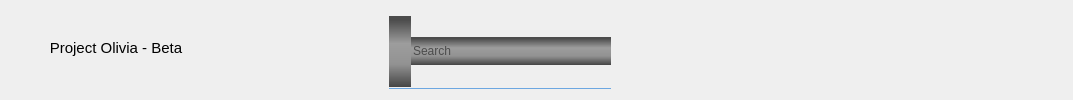
     <widget class="QWidget" name="top_widget" native="true">
      <property name="sizePolicy">
       <sizepolicy hsizetype="Preferred" vsizetype="Maximum">
        <horstretch>0</horstretch>
        <verstretch>0</verstretch>
       </sizepolicy>
      </property>
      <property name="focusPolicy">
       <enum>Qt::ClickFocus</enum>
      </property>
      <property name="styleSheet">
       <string notr="true">QWidget#top_widget{
}</string>
      </property>
      <layout class="QHBoxLayout" name="horizontalLayout_4">
       <property name="topMargin">
        <number>7</number>
       </property>
       <item>
        <widget class="QPushButton" name="menu">
         <property name="styleSheet">
          <string notr="true">border:none;
background-color: transparent;</string>
         </property>
         <property name="text">
          <string/>
         </property>
         <property name="icon">
          <iconset resource="icons.qrc">
           <normaloff>:/icons/close.png</normaloff>:/icons/close.png</iconset>
         </property>
         <property name="iconSize">
          <size>
           <width>28</width>
           <height>28</height>
          </size>
         </property>
        </widget>
       </item>
       <item>
        <widget class="QLabel" name="label_6">
         <property name="styleSheet">
          <string notr="true">background-color: rgba(242, 241, 240,0);
border:none;</string>
         </property>
         <property name="text">
          <string>&lt;!DOCTYPE HTML PUBLIC &quot;-//W3C//DTD HTML 4.0//EN&quot; &quot;http://www.w3.org/TR/REC-html40/strict.dtd&quot;&gt;
&lt;html&gt;&lt;head&gt;&lt;meta name=&quot;qrichtext&quot; content=&quot;1&quot; /&gt;&lt;style type=&quot;text/css&quot;&gt;
p, li { white-space: pre-wrap; }
&lt;/style&gt;&lt;/head&gt;&lt;body style=&quot; font-family:'Sans Serif'; font-size:9pt; font-weight:400; font-style:normal;&quot;&gt;
&lt;p style=&quot; margin-top:12px; margin-bottom:12px; margin-left:0px; margin-right:0px; -qt-block-indent:0; text-indent:0px;&quot;&gt;&lt;span style=&quot; font-family:'Ubuntu'; font-size:11pt;&quot;&gt;Project Olivia - Beta&lt;/span&gt;&lt;/p&gt;&lt;/body&gt;&lt;/html&gt;</string>
         </property>
         <property name="alignment">
          <set>Qt::AlignCenter</set>
         </property>
        </widget>
       </item>
       <item>
        <spacer name="horizontalSpacer_2">
         <property name="orientation">
          <enum>Qt::Horizontal</enum>
         </property>
         <property name="sizeHint" stdset="0">
          <size>
           <width>40</width>
           <height>20</height>
          </size>
         </property>
        </spacer>
       </item>
       <item>
        <spacer name="horizontalSpacer_5">
         <property name="orientation">
          <enum>Qt::Horizontal</enum>
         </property>
         <property name="sizeType">
          <enum>QSizePolicy::Fixed</enum>
         </property>
         <property name="sizeHint" stdset="0">
          <size>
           <width>160</width>
           <height>10</height>
          </size>
         </property>
        </spacer>
       </item>
       <item>
        <widget class="QWidget" name="searchWidget" native="true">
         <property name="styleSheet">
          <string notr="true">border-bottom: 1px solid rgba(42,130,218,169);
 </string>
         </property>
         <layout class="QHBoxLayout" name="horizontalLayout_5">
          <property name="spacing">
           <number>0</number>
          </property>
          <property name="sizeConstraint">
           <enum>QLayout::SetDefaultConstraint</enum>
          </property>
          <property name="leftMargin">
           <number>0</number>
          </property>
          <property name="rightMargin">
           <number>0</number>
          </property>
          <property name="bottomMargin">
           <number>2</number>
          </property>
          <item>
           <widget class="QLabel" name="label_5">
            <property name="sizePolicy">
             <sizepolicy hsizetype="Maximum" vsizetype="Preferred">
              <horstretch>0</horstretch>
              <verstretch>0</verstretch>
             </sizepolicy>
            </property>
            <property name="minimumSize">
             <size>
              <width>22</width>
              <height>28</height>
             </size>
            </property>
            <property name="autoFillBackground">
             <bool>false</bool>
            </property>
            <property name="styleSheet">
             <string notr="true">background-color: qlineargradient(spread:pad, x1:0, y1:0, x2:0, y2:1, stop:0.0555556 rgba(0, 0, 0, 174), stop:0.38764 rgba(0, 1, 1, 88), stop:0.679775 rgba(0, 0, 0, 99), stop:1 rgba(0, 0, 0, 181));
border:none;
border-radius:0px;</string>
            </property>
            <property name="text">
             <string/>
            </property>
            <property name="scaledContents">
             <bool>false</bool>
            </property>
            <property name="alignment">
             <set>Qt::AlignCenter</set>
            </property>
            <property name="wordWrap">
             <bool>false</bool>
            </property>
            <property name="textInteractionFlags">
             <set>Qt::NoTextInteraction</set>
            </property>
           </widget>
          </item>
          <item>
           <widget class="QLineEdit" name="search">
            <property name="sizePolicy">
             <sizepolicy hsizetype="Preferred" vsizetype="Fixed">
              <horstretch>0</horstretch>
              <verstretch>0</verstretch>
             </sizepolicy>
            </property>
            <property name="minimumSize">
             <size>
              <width>200</width>
              <height>28</height>
             </size>
            </property>
            <property name="styleSheet">
             <string notr="true">background-color: qlineargradient(spread:pad, x1:0, y1:0, x2:0, y2:1, stop:0.0555556 rgba(0, 0, 0, 174), stop:0.38764 rgba(0, 1, 1, 88), stop:0.679775 rgba(0, 0, 0, 99), stop:1 rgba(0, 0, 0, 181));
border:none;

border-radius:0px;</string>
            </property>
            <property name="text">
             <string/>
            </property>
            <property name="placeholderText">
             <string>Search</string>
            </property>
           </widget>
          </item>
         </layout>
        </widget>
       </item>
       <item>
        <widget class="QWidget" name="systemTitleBarSpacerWidget" native="true">
         <layout class="QHBoxLayout" name="horizontalLayout_10">
          <property name="spacing">
           <number>0</number>
          </property>
          <property name="leftMargin">
           <number>0</number>
          </property>
          <property name="topMargin">
           <number>0</number>
          </property>
          <property name="rightMargin">
           <number>0</number>
          </property>
          <property name="bottomMargin">
           <number>0</number>
          </property>
          <item>
           <spacer name="horizontalSpacer_6">
            <property name="orientation">
             <enum>Qt::Horizontal</enum>
            </property>
            <property name="sizeType">
             <enum>QSizePolicy::Fixed</enum>
            </property>
            <property name="sizeHint" stdset="0">
             <size>
              <width>75</width>
              <height>0</height>
             </size>
            </property>
           </spacer>
          </item>
         </layout>
        </widget>
       </item>
       <item>
        <spacer name="horizontalSpacer_3">
         <property name="orientation">
          <enum>Qt::Horizontal</enum>
         </property>
         <property name="sizeHint" stdset="0">
          <size>
           <width>40</width>
           <height>20</height>
          </size>
         </property>
        </spacer>
       </item>
       <item>
        <widget class="ScrollText" name="playing">
         <property name="sizePolicy">
          <sizepolicy hsizetype="Preferred" vsizetype="Expanding">
           <horstretch>0</horstretch>
           <verstretch>0</verstretch>
          </sizepolicy>
         </property>
         <property name="minimumSize">
          <size>
           <width>200</width>
           <height>0</height>
          </size>
         </property>
         <property name="font">
          <font>
           <pointsize>14</pointsize>
          </font>
         </property>
         <property name="text">
          <string/>
         </property>
        </widget>
       </item>
       <item>
        <widget class="WaitingSpinnerWidget" name="webview_loader" native="true">
         <property name="sizePolicy">
          <sizepolicy hsizetype="Maximum" vsizetype="Preferred">
           <horstretch>0</horstretch>
           <verstretch>0</verstretch>
          </sizepolicy>
         </property>
         <property name="minimumSize">
          <size>
           <width>18</width>
           <height>18</height>
          </size>
         </property>
        </widget>
       </item>
       <item>
        <widget class="QFrame" name="windowControls">
         <property name="styleSheet">
          <string notr="true">border-radius:0px;</string>
         </property>
         <layout class="QHBoxLayout" name="horizontalLayout_13">
          <property name="spacing">
           <number>0</number>
          </property>
          <property name="leftMargin">
           <number>1</number>
          </property>
          <property name="topMargin">
           <number>1</number>
          </property>
          <property name="rightMargin">
           <number>1</number>
          </property>
          <property name="bottomMargin">
           <number>1</number>
          </property>
          <item>
           <widget class="controlButton" name="fullScreen">
            <property name="sizePolicy">
             <sizepolicy hsizetype="Maximum" vsizetype="Maximum">
              <horstretch>0</horstretch>
              <verstretch>0</verstretch>
             </sizepolicy>
            </property>
            <property name="maximumSize">
             <size>
              <width>20</width>
              <height>20</height>
             </size>
            </property>
            <property name="focusPolicy">
             <enum>Qt::NoFocus</enum>
            </property>
            <property name="toolTip">
             <string>FullScreen</string>
            </property>
            <property name="styleSheet">
             <string notr="true">border:none;
background-color: transparent;</string>
            </property>
            <property name="text">
             <string/>
            </property>
            <property name="icon">
             <iconset resource="icons.qrc">
              <normaloff>:/icons/fullscreen.png</normaloff>:/icons/fullscreen.png</iconset>
            </property>
            <property name="iconSize">
             <size>
              <width>20</width>
              <height>20</height>
             </size>
            </property>
           </widget>
          </item>
          <item>
           <widget class="QWidget" name="windowControls_main" native="true">
            <layout class="QHBoxLayout" name="horizontalLayout_9">
             <property name="spacing">
              <number>0</number>
             </property>
             <property name="leftMargin">
              <number>0</number>
             </property>
             <property name="topMargin">
              <number>0</number>
             </property>
             <property name="rightMargin">
              <number>0</number>
             </property>
             <property name="bottomMargin">
              <number>0</number>
             </property>
             <item>
              <widget class="QPushButton" name="minimize">
               <property name="sizePolicy">
                <sizepolicy hsizetype="Maximum" vsizetype="Maximum">
                 <horstretch>0</horstretch>
                 <verstretch>0</verstretch>
                </sizepolicy>
               </property>
               <property name="maximumSize">
                <size>
                 <width>24</width>
                 <height>24</height>
                </size>
               </property>
               <property name="focusPolicy">
                <enum>Qt::NoFocus</enum>
               </property>
               <property name="toolTip">
                <string>Minimize</string>
               </property>
               <property name="styleSheet">
                <string notr="true">border:none;
background-color: transparent;</string>
               </property>
               <property name="text">
                <string/>
               </property>
               <property name="icon">
                <iconset resource="icons.qrc">
                 <normaloff>:/icons/_minimize.png</normaloff>:/icons/_minimize.png</iconset>
               </property>
               <property name="iconSize">
                <size>
                 <width>16</width>
                 <height>16</height>
                </size>
               </property>
              </widget>
             </item>
             <item>
              <widget class="QPushButton" name="maximize">
               <property name="sizePolicy">
                <sizepolicy hsizetype="Maximum" vsizetype="Maximum">
                 <horstretch>0</horstretch>
                 <verstretch>0</verstretch>
                </sizepolicy>
               </property>
               <property name="maximumSize">
                <size>
                 <width>24</width>
                 <height>24</height>
                </size>
               </property>
               <property name="focusPolicy">
                <enum>Qt::NoFocus</enum>
               </property>
               <property name="toolTip">
                <string>Maximize</string>
               </property>
               <property name="styleSheet">
                <string notr="true">border:none;
background-color: transparent;</string>
               </property>
               <property name="text">
                <string/>
               </property>
               <property name="icon">
                <iconset resource="icons.qrc">
                 <normaloff>:/icons/_maximize.png</normaloff>:/icons/_maximize.png</iconset>
               </property>
               <property name="iconSize">
                <size>
                 <width>16</width>
                 <height>16</height>
                </size>
               </property>
              </widget>
             </item>
             <item>
              <widget class="QPushButton" name="close">
               <property name="sizePolicy">
                <sizepolicy hsizetype="Maximum" vsizetype="Maximum">
                 <horstretch>0</horstretch>
                 <verstretch>0</verstretch>
                </sizepolicy>
               </property>
               <property name="maximumSize">
                <size>
                 <width>24</width>
                 <height>24</height>
                </size>
               </property>
               <property name="focusPolicy">
                <enum>Qt::NoFocus</enum>
               </property>
               <property name="toolTip">
                <string>Close</string>
               </property>
               <property name="styleSheet">
                <string notr="true">border:none;
background-color: transparent;</string>
               </property>
               <property name="text">
                <string/>
               </property>
               <property name="icon">
                <iconset resource="icons.qrc">
                 <normaloff>:/icons/_close.png</normaloff>:/icons/_close.png</iconset>
               </property>
               <property name="iconSize">
                <size>
                 <width>16</width>
                 <height>16</height>
                </size>
               </property>
              </widget>
             </item>
            </layout>
           </widget>
          </item>
         </layout>
        </widget>
       </item>
      </layout>
     </widget>
